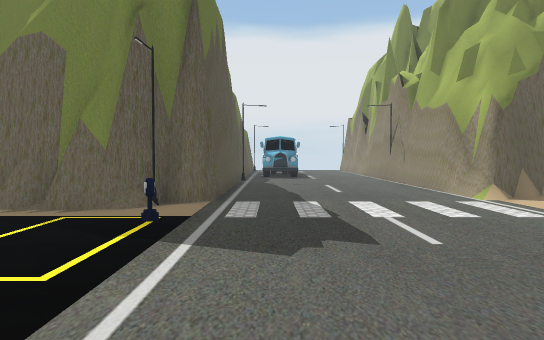
view 1 (above)

19 first-person views from a walk through a scene from a Unity 3-D project. The camera is 1.5 m above the floor, tilts 2° down and sees 70° across. The floor is counted in squares, 1.57 m on a side. Each view is taken from the middle of a square. On the plan, view 1 faces up. The plan holds only what a view shows up to about 13 squares ahead; the rest is blank. The place goes on beyond the plan. The player character is not drawn. Some animated figures are left out. Some surface patterns are stand-ins.

view 2
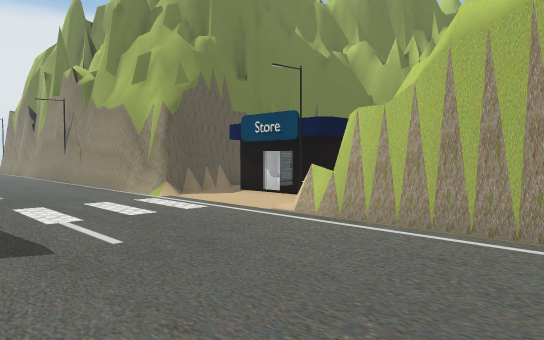

view 3
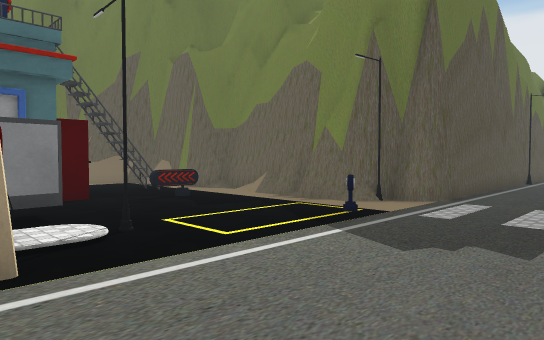

view 4
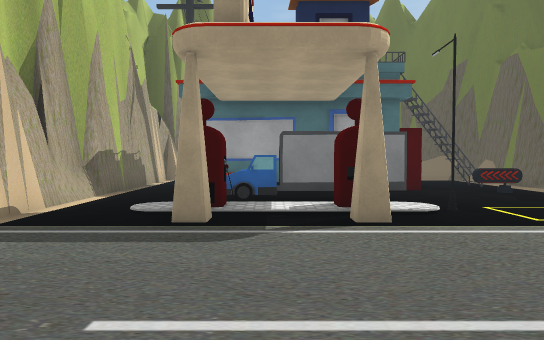

view 5
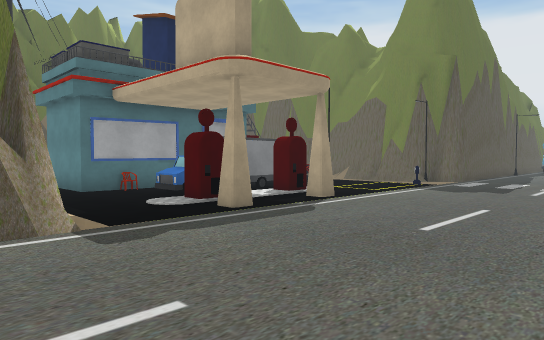

view 6
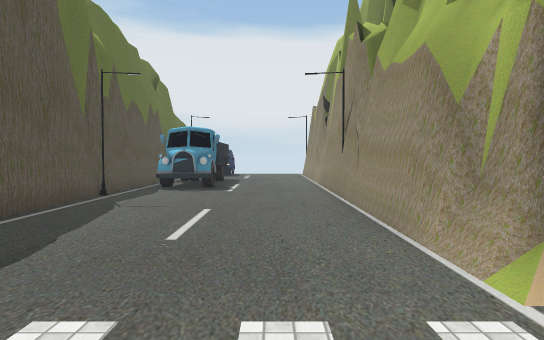

view 7
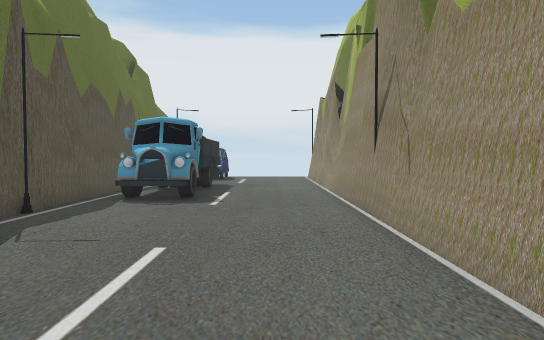

view 8
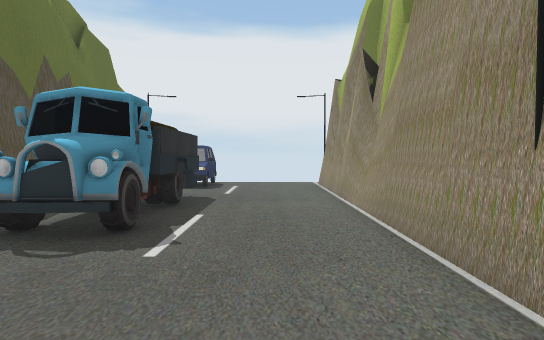

view 9
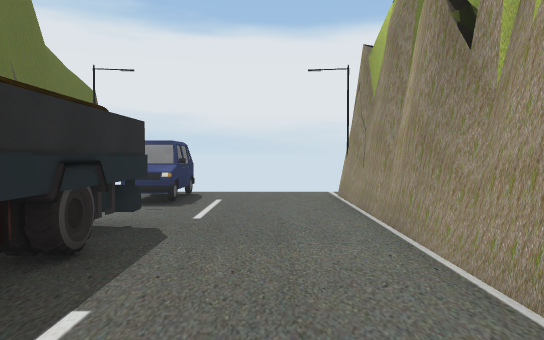

view 10
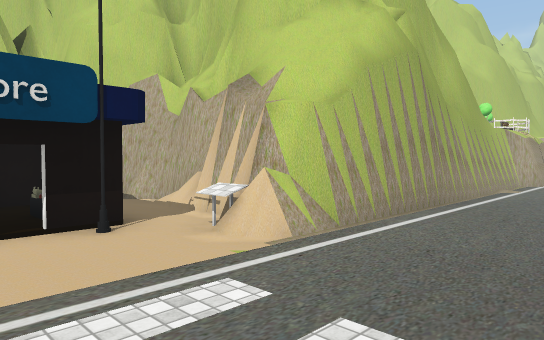

view 11
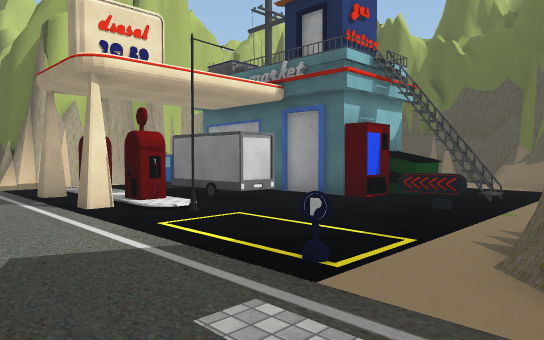

view 12
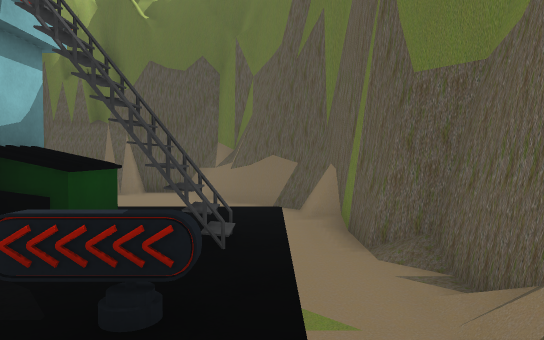

view 13
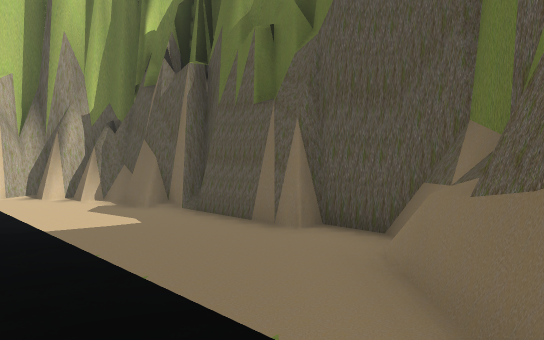

view 14
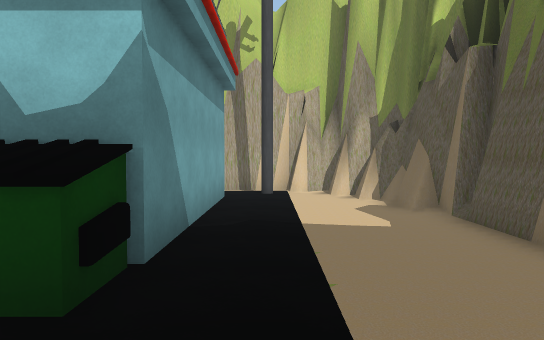

view 15
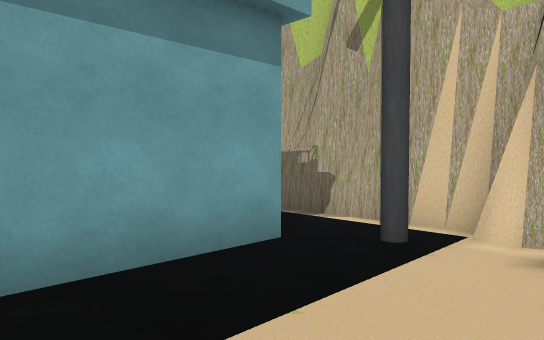

view 16
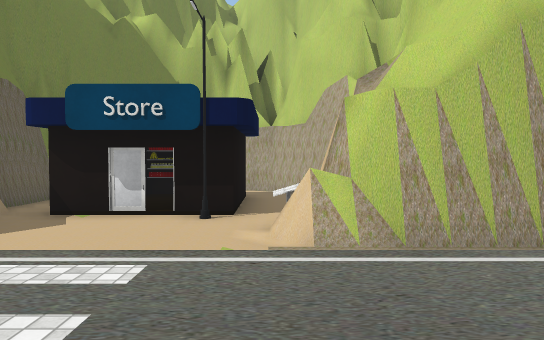

view 17
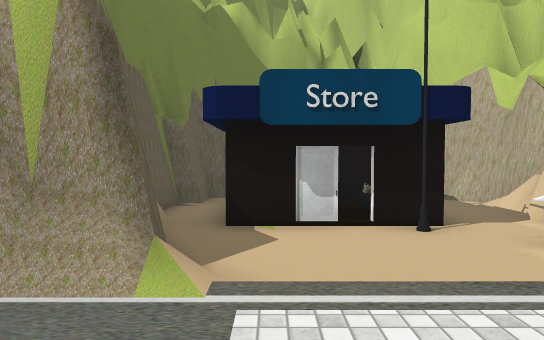

view 18
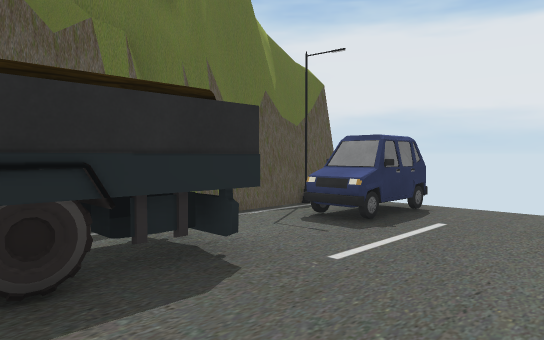

view 19
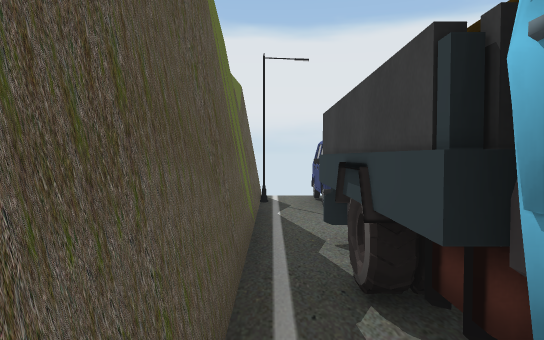

### Floor plan
Key: @ floor where view 1 was taken; # wall or solid block; . main floor; : floor 0.25 m higher than the main floor; = window, fence, low wall or low ledge; ^ raised ledge; O other object.
Columns run from 15 left of view 1 to 12 right of it. Each row starts with its distance up from view 1.
 28               #
 27              ##OO...#
 26              #OOO...O
 25              #.OO...#
 24              #......#
 23              #......#
 22              #.OO...#
 21              #.OO...#
 20              #.OO...#
 19              #.OO...#
 18              #.OO...#
 17              #......#
 16              #O.....O
 15              #......#
 14              #......#
 13              #......#
 12              #......#
 11              #......#
 10              #......#######
  9             ##......##....##
  8        ######O.........OOO
  7    #####.=###..........  O
  6   ##.........=........OOOO.#
  5  ##...##.O...........^ ...=#
  4 ##....^.............####=###
  3 #....^###...........## ####
  2 ##...####.O.O.......#
  1  #...#  #.OO#.......#
  0  #...#  #. O##.@....#
 -1  #...#  #.OO:.......#
 -2  #...#  O.OO##......#
 -3  ##..####...:.......#
 -4  ##.#...............#
 -5   ##................#
 -6    ###########..... #
 -7              #  .. .#

Where each view was taken, in squares from view 1:
view 1: 0 up, 0 right, facing up
view 2: 0 up, 0 right, facing up-right
view 3: 0 up, 2 right, facing up-left
view 4: 1 down, 4 right, facing left
view 5: 7 down, 4 right, facing up-left
view 6: 6 up, 3 right, facing up
view 7: 9 up, 3 right, facing up
view 8: 13 up, 3 right, facing up
view 9: 17 up, 3 right, facing up
view 10: 8 up, 2 right, facing down-right
view 11: 8 up, 1 right, facing down-left
view 12: 6 up, 4 left, facing left
view 13: 6 up, 10 left, facing down-left
view 14: 6 up, 11 left, facing down
view 15: 0 up, 13 left, facing down-right
view 16: 5 up, 1 right, facing right
view 17: 8 up, 2 right, facing right
view 18: 20 up, 4 right, facing up-left
view 19: 18 up, 1 left, facing up
